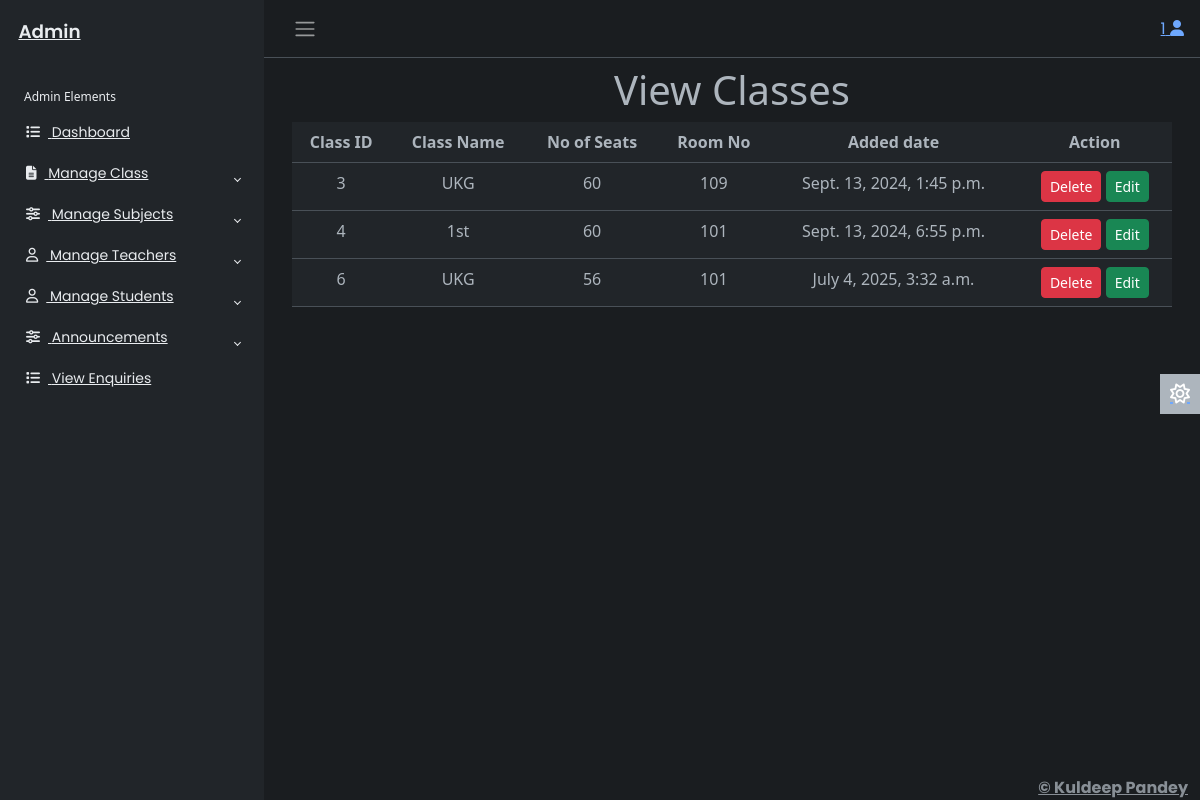
Screenshot of /adminapp/viewclass.html/ (signed in) with the database file from the repository.
### adminapp/models.py (models this page shows)
class Classes(models.Model):
    cid=models.IntegerField(primary_key=True,auto_created=True)
    class_name=models.CharField(max_length=30)
    seats=models.IntegerField()
    roomno=models.CharField(max_length=50)
    created_date=models.DateTimeField()

### adminapp/views.py (the view)
# urls.py: path('viewclass.html/',views.viewclass,name='viewclass'),
@cache_control(no_store=True,no_cache=True,must_revalidate=True)
def viewclass(req):
    try:
        if req.session['adminid']!=None:
            adminid=req.session['adminid']
            cl=Classes.objects.all()
            return render(req,'viewclass.html',{'adminid':adminid,'cl':cl})
    except KeyError:
        return redirect('login')

### adminapp/templates/viewclass.html
{% extends 'adminbase.html' %}
{% load static %}
{% block admin %}
<div class="row">
  <div class="col-sm-12 text-center">
    <h1>View Classes</h1>
    <table class="table">
     <tr>
      <th>Class ID</th>
      <th>Class Name</th>
      <th>No of Seats</th>
      <th>Room No</th>
      <th>Added date</th>
      <th>Action</th>
     </tr>
     {% for c in cl %}
     <tr>
      <td>{{c.cid}}</td>
      <td>{{c.class_name}}</td>
      <td>{{c.seats}}</td>
      <td>{{c.roomno}}</td>
      <td>{{c.created_date}}</td>
      <td>
        <a href="{% url 'adminapp:delclass' id=c.cid %}" class="btn btn-sm btn-danger">Delete</a>
        <a href="{% url 'adminapp:editclass' id=c.cid %}" class="btn btn-sm btn-success">Edit</a>
      </td>
     </tr>
     {% endfor %}
    </table>
  </div>
</div>
{% endblock %}

### adminapp/static/css/adminstyle.css (style rules this page uses)
body { font-family: 'Poppins', sans-serif; font-size: 0.875rem; opacity: 1; overflow-y: scroll; margin: 0; }
a { cursor: pointer; text-decoration: none; font-family: 'Poppins', sans-serif; }

### rows the page displays
Classes: cid "3", class_name "UKG", seats "60", roomno "109", created_date "Sept. 13, 2024, 1:45 p.m."
Classes: cid "4", class_name "1st", seats "60", roomno "101", created_date "Sept. 13, 2024, 6:55 p.m."
Classes: cid "6", class_name "UKG", seats "56", roomno "101", created_date "July 4, 2025, 3:32 a.m."

### other values shown
{{ adminid }} "1"
